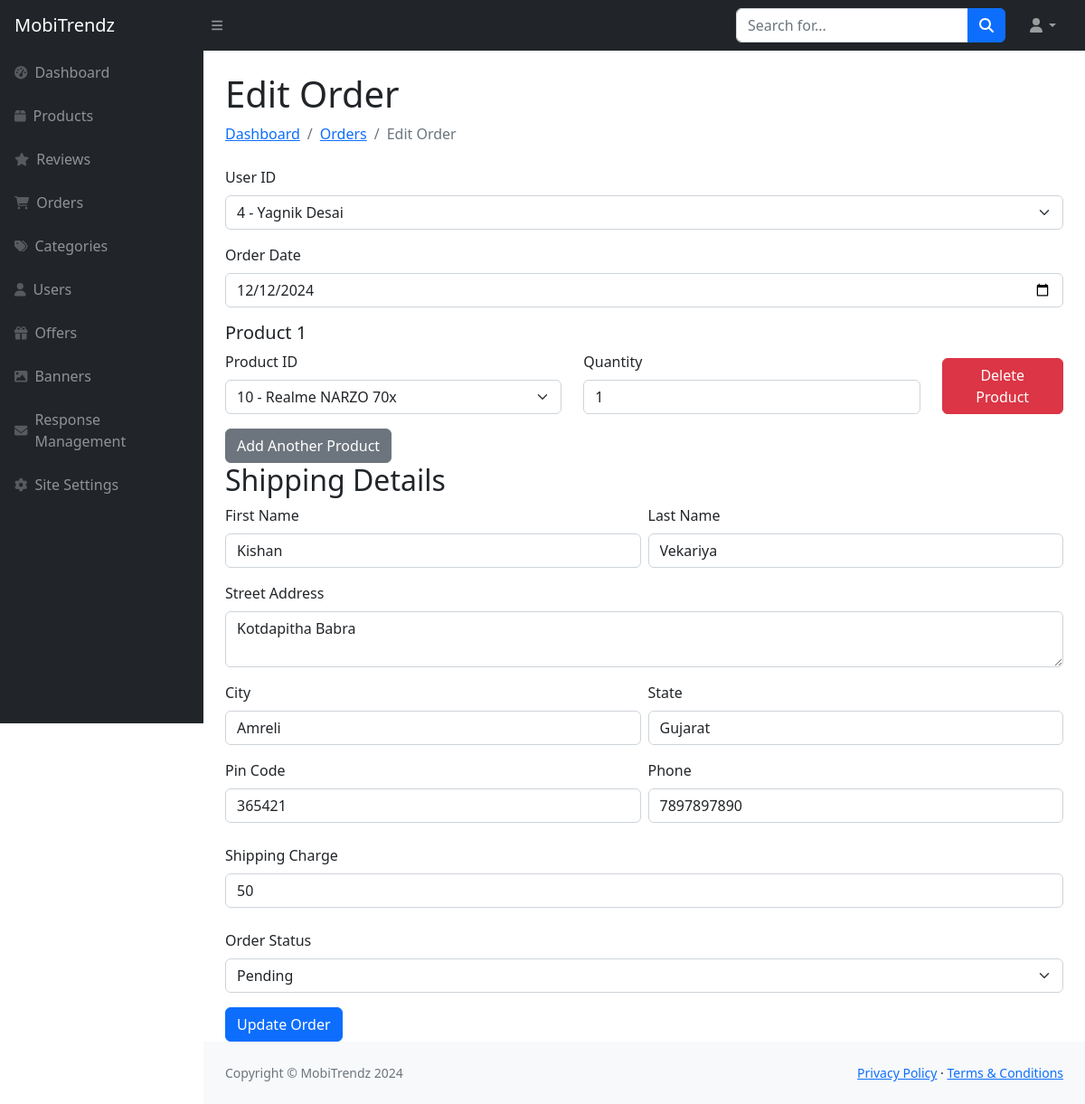
Page /Admin/update-order.php?order_id=4 on the committed database.
### tables this page shows
CREATE TABLE `order_header_tbl` (
  `Order_Id` int(11) NOT NULL,
  `User_Id` int(11) NOT NULL,
  `Order_Date` datetime NOT NULL,
  `Order_Status` varchar(10) NOT NULL,
  `Shipping_Address_Id` int(11) NOT NULL,
  `Shipping_Charge` float NOT NULL DEFAULT 0,
  `Total` double NOT NULL DEFAULT 0,
  `Payment_Mode` varchar(50) DEFAULT 'Cash on Delivery'
);

CREATE TABLE `user_details_tbl` (
  `User_Id` int(11) NOT NULL,
  `User_Role_Id` int(11) DEFAULT 0,
  `Name` varchar(50) NOT NULL,
  `Password` varchar(20) NOT NULL,
  `Email` varchar(320) NOT NULL,
  `Mobile_No` varchar(20) NOT NULL,
  `Active_Status` tinyint(4) NOT NULL,
  `Profile_Picture` varchar(255) DEFAULT 'default-img.png'
);

CREATE TABLE `order_details_tbl` (
  `Order_Id` int(11) NOT NULL,
  `Product_Id` int(11) NOT NULL,
  `Quantity` int(11) NOT NULL,
  `Price` double NOT NULL,
  `Discount` decimal(10,2) NOT NULL
);

CREATE TABLE `address_details_tbl` (
  `Address_Id` int(11) NOT NULL,
  `User_Id` int(11) NOT NULL,
  `Full_Name` varchar(100) NOT NULL,
  `Address` varchar(200) NOT NULL,
  `City` varchar(50) NOT NULL,
  `State` varchar(50) NOT NULL,
  `Pincode` int(11) NOT NULL,
  `Phone` varchar(15) NOT NULL
);

### Admin/update-order.php (the view, shortened to what this page needs)
<?php include "sidebar.php"; ?>
<div id="layoutSidenav_content">
    <main>
        <div class="container-fluid px-4">
            <div class="d-flex justify-content-between align-items-center mt-4 mb-4">
                <div>
                    <h1>Edit Order</h1>
                    <ol class="breadcrumb mb-0">
                        <li class="breadcrumb-item"><a href="index.php">Dashboard</a></li>
                        <li class="breadcrumb-item"><a href="order-management.php">Orders</a></li>
                        <li class="breadcrumb-item active">Edit Order</li>
                    </ol>
                </div>
            </div>
            <div class="card-body">
                <?php
                if (isset($_GET['order_id'])) {
                    $orderId = $_GET['order_id'];
                    $orderQuery = "SELECT * FROM order_header_tbl WHERE Order_Id = $orderId";
                    $orderResult = mysqli_query($con, $orderQuery);
                    $order = mysqli_fetch_assoc($orderResult);
                    $shippingQuery = "SELECT * FROM address_details_tbl WHERE Address_Id = {$order['Shipping_Address_Id']}";
                    $shippingResult = mysqli_query($con, $shippingQuery);
                    $shippingAddress = mysqli_fetch_assoc($shippingResult);
                    $productsQuery = "SELECT * FROM order_details_tbl WHERE Order_Id = $orderId";
                    $productsResult = mysqli_query($con, $productsQuery);
                    $products = [];
                    while ($row = mysqli_fetch_assoc($productsResult)) {
                        $products[] = $row;
                    }
                ?>
                <form action="" method="POST" onsubmit="return validateAddOrderForm()||event.preventDefault()">
                    <?php
                    $userQuery = "SELECT User_Id, Name FROM user_details_tbl WHERE Active_Status = 1";
                    $userResult = mysqli_query($con, $userQuery);
                    ?>
                    <div class="mb-3">
                        <label for="userId" class="form-label">User ID</label>
                        <select class="form-select" id="userId" name="userId">
                            <?php
                            if (mysqli_num_rows($userResult) > 0) {
                                while ($userRow = mysqli_fetch_assoc($userResult)) {
                                    $userId = $userRow['User_Id'];
                                    $userName = $userRow['Name'];
                                    $isSelected = $userId == $order['User_Id'];
                                    ?>
                                    <option value="<?php echo $userId; ?>" <?php echo $isSelected?'selected':''; ?>><?php echo $userId; ?> - <?php echo $userName; ?></option>
                                    <?php
                                }
                            } else {
                                echo "<option value=''>No users found</option>";
                            }
                            ?>
                        </select>
                    </div>
                    <div class="mb-3">
                        <label for="orderDate" class="form-label">Order Date</label>
                        <input type="date" class="form-control" id="orderDate" name="orderDate" value="<?php echo isset($order['Order_Date']) ? date('Y-m-d', strtotime($order['Order_Date'])) : ''; ?>">
                    </div>
                    <div id="productContainer">
                        <?php
                        if (!empty($products)) {
                            foreach ($products as $index => $product) {
                                $productId = $product['Product_Id'];
                                $quantity = $product['Quantity'];
                                $productCount = $index + 1;
                                $productQuery = "SELECT Product_Id, Product_Name FROM product_details_tbl WHERE is_active = 1";
                                $productResult = mysqli_query($con, $productQuery);
                                ?>
                                <div class="product-entry mb-3">
                                    <h5>Product <?php echo $productCount; ?></h5>
                                    <div class="row align-items-end">
                                        <div class="col-md-5">
                                            <label for="productId<?php echo $productCount; ?>" class="form-label">Product ID</label>
                                            <select class="form-select product-dropdown" id="productId<?php echo $productCount; ?>" name="products[<?php echo $index; ?>][productId]" onchange="updateProductDropdowns()">
                                                <?php
                                                if (mysqli_num_rows($productResult) > 0) {
                                                    mysqli_data_seek($productResult, 0);
                                                    while ($productRow = mysqli_fetch_assoc($productResult)) {
                                                        $prodId = $productRow['Product_Id'];
                                                        $prodName = $productRow['Product_Name'];
                                                        $selected = ($prodId == $productId) ? "selected" : "";
                                                        ?>
                                                        <option value="<?php echo $prodId; ?>" <?php echo $selected; ?>>
                                                            <?php echo $prodId . " - " . $prodName; ?>
                                                        </option>
                                                        <?php
                                                    }
                                                } else {
                                                    echo "<option value=''>No products found</option>";
                                                }
                                                ?>
                                            </select>
                                        </div>
                                        <div class="col-md-5">
                                            <label for="quantity<?php echo $productCount; ?>" class="form-label">Quantity</label>
                                            <input type="number" class="form-control" id="quantity<?php echo $productCount; ?>" name="products[<?php echo $index; ?>][quantity]" min="1" value="<?php echo $quantity; ?>">
                                        </div>
                                        <div class="col-md-2">
                                            <button type="button" class="btn btn-danger mt-2 deleteProductBtn" onclick="removeProduct(this)">Delete Product</button>
                                        </div>
                                    </div>
                                </div>
                                <?php
                            }
                        } else {
                            echo "<p>No products found for this order.</p>";
                        }
                        ?>
                    </div>
                    <button type="button" class="btn btn-secondary" id="addProductBtn">Add Another Product</button>
                    <div id="shippingDetailsSection" class="mb-4">
                        <h2>Shipping Details</h2>
                        <div class="row g-5">
                            <div class="col-md-12">
                                <div class="row gx-2 gy-3">
                                    <div class="col-12 col-sm-6">
                                        <label for="shippingFirstName" class="form-label d-block">First Name</label>
                                        <input type="text" id="shippingFirstName" name="shippingFirstName" class="form-control" value="<?php echo explode(' ', $shippingAddress['Full_Name'])[0]; ?>">
                                    </div>
                                    <div class="col-12 col-sm-6">
                                        <label for="shippingLastName" class="form-label d-block">Last Name</label>
                                        <input type="text" id="shippingLastName" name="shippingLastName" class="form-control" value="<?php echo explode(' ', $shippingAddress['Full_Name'])[1]; ?>">
                                    </div>
                                    <div class="col-12 col-sm-12">
                                        <label for="shippingAddress" class="form-label d-block">Street Address</label>
                                        <textarea id="shippingAddress" name="shippingAddress" class="form-control" rows="2"><?php echo $shippingAddress['Address']; ?></textarea>
                                    </div>
                                    <div class="col-12 col-sm-6">
                                        <label for="shippingCity" class="form-label d-block">City</label>
                                        <input type="text" id="shippingCity" name="shippingCity" class="form-control" value="<?php echo $shippingAddress['City']; ?>">
                                    </div>
                                    <div class="col-12 col-sm-6">
                                        <label for="shippingState" class="form-label d-block">State</label>
                                        <input type="text" id="shippingState" name="shippingState" class="form-control" value="<?php echo $shippingAddress['State']; ?>">
                                    </div>
                                    <div class="col-12 col-sm-6">
                                        <label for="shippingPinCode" class="form-label d-block">Pin Code</label>
                                        <input type="text" id="shippingPinCode" name="shippingPinCode" class="form-control" value="<?php echo $shippingAddress['Pincode']; ?>">
                                    </div>
                                    <div class="col-12 col-sm-6">
                                        <label for="shippingPhone" class="form-label d-block">Phone</label>
                                        <input type="text" id="shippingPhone" name="shippingPhone" class="form-control" value="<?php echo $shippingAddress['Phone']; ?>">
                                    </div>
                                </div>
                            </div>
                        </div>
                    </div>
                    <div class="mb-3 mt-4">
                        <label for="shippingCharge" class="form-label">Shipping Charge</label>
                        <input type="number" step="0.01" id="shippingCharge" name="shippingCharge" class="form-control" placeholder="Enter shipping charge" value="<?php echo $order["Shipping_Charge"]; ?>">
                    </div>
                    <div class="mb-3 mt-4">
                        <label for="orderStatus" class="form-label">Order Status</label>
                        <select class="form-select" id="orderStatus" name="orderStatus">
                            <option value="Pending" <?php echo ($order['Order_Status'] == 'Pending') ? 'selected' : ''; ?>>Pending</option>
                        </select>
                    </div>
                    <button type="submit" name="update-order" class="btn btn-primary">Update Order</button>
                </form>
                <?php } else {
                    echo "<p>Invalid order ID.</p>";
                } ?>
            </div>
        </div>
    </main>
<?php include "footer.php"; ?>

### rows in the picture
order_header_tbl: userId "4 - Yagnik Desai", orderDate "12/12/2024", shippingCharge "50"
order_details_tbl: productCount "1", Quantity "1"
address_details_tbl: shippingFirstName "Kishan", shippingLastName "Vekariya", shippingAddress "Kotdapitha Babra", shippingCity "Amreli", shippingState "Gujarat", shippingPinCode "365421", shippingPhone "7897897890"

### other values in the picture
form field value "10 - Realme NARZO 70x"
